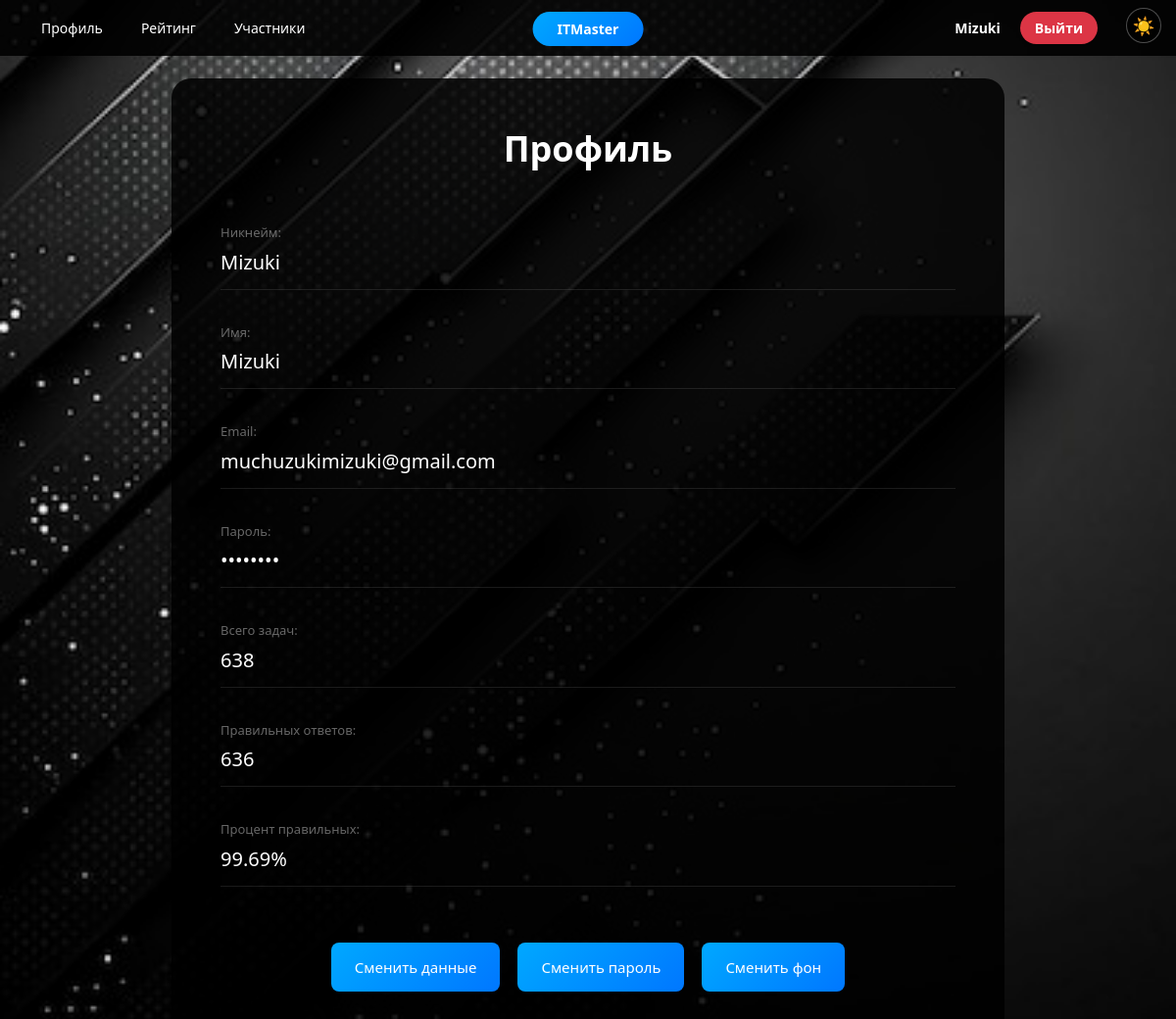
The app's page /profile/1 with its own data.
### data/users.py (models this page shows, shortened)
class User(SqlAlchemyBase, UserMixin, SerializerMixin):
    __tablename__ = 'users'
    id = sqlalchemy.Column(sqlalchemy.Integer, primary_key=True, autoincrement=True)
    username = sqlalchemy.Column(sqlalchemy.String, nullable=False, unique=True)
    surname = sqlalchemy.Column(sqlalchemy.String, nullable=True)
    name = sqlalchemy.Column(sqlalchemy.String, nullable=True)
    age = sqlalchemy.Column(sqlalchemy.Integer, nullable=True)
    position = sqlalchemy.Column(sqlalchemy.String, nullable=True)
    speciality = sqlalchemy.Column(sqlalchemy.String, nullable=True)
    address = sqlalchemy.Column(sqlalchemy.String, nullable=True)
    email = sqlalchemy.Column(sqlalchemy.String, index=True, unique=True, nullable=True)
    password = sqlalchemy.Column(sqlalchemy.String, nullable=True)
    modified_date = sqlalchemy.Column(sqlalchemy.DateTime, default=datetime.datetime.now)
    country = sqlalchemy.Column(sqlalchemy.String, nullable=True)
    city = sqlalchemy.Column(sqlalchemy.String, nullable=True)
    background_image = sqlalchemy.Column(sqlalchemy.String, nullable=True)
    total_tasks = sqlalchemy.Column(sqlalchemy.Integer, default=0)
    correct_tasks = sqlalchemy.Column(sqlalchemy.Integer, default=0)

### main.py (the view)
@app.route('/profile/<int:user_id>')
def profile(user_id):
    theme = get_theme()
    db_sess = db_session.create_session()
    user = db_sess.get(User, user_id)
    if not user:
        return redirect(url_for('login'))
    total = user.total_tasks or 0
    correct = user.correct_tasks or 0
    if total > 0:
        percent = "{:.2f}".format(correct * 100 / total)
    else:
        percent = "-"
    return render_template('profile.html', user=user, theme=theme, total=total, correct=correct, percent=percent, bg_image=user.background_image)

### data/db_session.py (called while the page is built)
def create_session() -> Session:
    global __factory
    return __factory()

### main.py (called while the page is built)
def get_theme():
    return request.cookies.get('theme', 'dark')

### templates/profile.html (shortened to what this page needs)
{% extends "base.html" %}
{% block content %}
<div class="profile-full">
    <div class="profile-container">
        <div class="profile-header">
            <h2 class="profile-title">Профиль</h2>
        </div>
        <div class="profile-field">
            <label>Никнейм:</label>
            <div class="field-value">{{ user.username }}</div>
        </div>
        <div class="profile-field">
            <label>Имя:</label>
            <div class="field-value">{{ user.name or 'Не указано' }}</div>
        </div>
        <div class="profile-field">
            <label>Email:</label>
            <div class="field-value">{{ user.email }}</div>
        </div>
        <div class="profile-field">
            <label>Пароль:</label>
            <div class="field-value">••••••••</div>
        </div>
        <div class="profile-field">
            <label>Всего задач:</label>
            <div class="field-value">{{ total }}</div>
        </div>
        <div class="profile-field">
            <label>Правильных ответов:</label>
            <div class="field-value">{{ correct }}</div>
        </div>
        <div class="profile-field">
            <label>Процент правильных:</label>
            <div class="field-value">
                {% if total > 0 %}
                    {{ "%.2f"|format(correct * 100 / total) }}%
                {% else %}
                    —
                {% endif %}
            </div>
        </div>
        <div class="profile-actions-row">
            <button onclick="showEditData()" class="btn-action">Сменить данные</button>
            <button onclick="showChangePassword()" class="btn-action">Сменить пароль</button>
            <button onclick="showBackgroundSettings()" class="btn-action">Сменить фон</button>
        </div>
    </div>
</div>
{% endblock %}

### templates/base.html (shortened to what this page needs)
<!doctype html>
<html lang="ru">
<head>
    <link rel="stylesheet" href="https://stackpath.bootstrapcdn.com/bootstrap/4.4.1/css/bootstrap.min.css">
    <link rel="stylesheet" href="{{ url_for('static', filename='css/style.css') }}">
</head>
<body class="{{ theme }}-theme {% if user %}logged-in{% endif %}">
    <div class="theme-switcher">
        {% if theme == 'dark' %}
            <a href="/set_theme/light" class="theme-btn">☀️</a>
        {% else %}
            <a href="/set_theme/dark" class="theme-btn">🌙</a>
        {% endif %}
    </div>
    {% if user %}
    <div class="top-bar">
        <div class="nav-buttons">
            <a href="/profile/{{ user.id }}" class="nav-btn">Профиль</a>
            <a href="/rating" class="nav-btn">Рейтинг</a>
            {% if user.id == 1 %}
            <a href="/admin/users" class="nav-btn">Участники</a>
            {% endif %}
        </div>
        <div class="nav-center">
            <a href="/dashboard/{{ user.id }}" class="nav-btn-center">ITMaster</a>
        </div>
        <div class="right-controls">
            <div class="user-info">
                <span>{{ user.username }}</span>
            </div>
            <a href="/logout" class="logout-btn">Выйти</a>
        </div>
    </div>
    {% endif %}
    {% block content %}
    {% endblock %}
</body>
</html>

### static/css/style.css (style rules this page uses)
* { margin: 0; padding: 0; box-sizing: border-box; }
body { font-family: 'Segoe UI', Tahoma, Geneva, Verdana, sans-serif; min-height: 100vh; overflow-x: hidden; }
body.dark-theme.logged-in { background: url('/static/img/dark.jpg') no-repeat center center fixed; background-size: cover; }
.top-bar { position: fixed; top: 0; left: 0; right: 0; background: rgba(0, 0, 0, 0.9); padding: 12px 30px; z-index: 1000; display: flex; justify-content: space-between; align-items: center; }
.nav-buttons { display: flex; gap: 15px; }
.nav-btn { background: none; border: none; font-size: 14px; font-weight: 500; cursor: pointer; padding: 6px 12px; border-radius: 6px; text-decoration: none; color: #fff; }
.nav-center { position: absolute; left: 50%; transform: translateX(-50%); }
.nav-btn-center { background: linear-gradient(135deg, #00a8ff, #0077ff); color: white; border: none; padding: 8px 25px; border-radius: 25px; cursor: pointer; text-decoration: none; font-size: 14px; font-weight: bold; }
.right-controls { display: flex; align-items: center; gap: 20px; margin-right: 50px; }
.user-info { font-weight: bold; font-size: 14px; color: #fff; }
.logout-btn { background: #dc3545; color: white; border: none; padding: 6px 15px; border-radius: 20px; cursor: pointer; text-decoration: none; font-size: 14px; font-weight: bold; }
.theme-switcher { position: fixed; top: 8px; right: 15px; z-index: 1001; }
.theme-btn { background: rgba(0, 0, 0, 0.6); border: 1px solid rgba(255, 255, 255, 0.3); border-radius: 50%; width: 36px; height: 36px; font-size: 18px; cursor: pointer; text-decoration: none; display: flex; align-items: center; justify-content: center; }
.profile-full { width: 100%; min-height: 100vh; display: flex; justify-content: center; align-items: center; padding: 80px 20px 20px 20px; overflow-x: hidden; }
.profile-container { width: 850px; min-height: 550px; background: rgba(0, 0, 0, 0.85); border-radius: 20px; padding: 50px 50px; display: flex; flex-direction: column; justify-content: center; }
.profile-header { text-align: center; margin-bottom: 35px; }
.profile-title { font-size: 36px; font-weight: 700; }
body.dark-theme .profile-title { color: #fff; }
.profile-field { margin-bottom: 22px; padding: 12px 0; border-bottom: 1px solid rgba(255, 255, 255, 0.1); }
.profile-field label { display: block; font-size: 13px; margin-bottom: 5px; opacity: 0.6; }
body.dark-theme .profile-field label { color: #aaa; }
.field-value { font-size: 20px; font-weight: 500; }
body.dark-theme .field-value { color: #fff; }
.profile-actions-row { display: flex; gap: 18px; justify-content: center; margin-top: 35px; flex-wrap: wrap; }
.btn-action { background: linear-gradient(135deg, #00a8ff, #0077ff); color: white; border: none; padding: 14px 24px; border-radius: 8px; cursor: pointer; font-size: 15px; transition: transform 0.2s; }

### records on screen
User: username "Mizuki", name "Mizuki", email "muchuzukimizuki@gmail.com", total_tasks "638", correct_tasks "636", correct*100/total "99.69"
